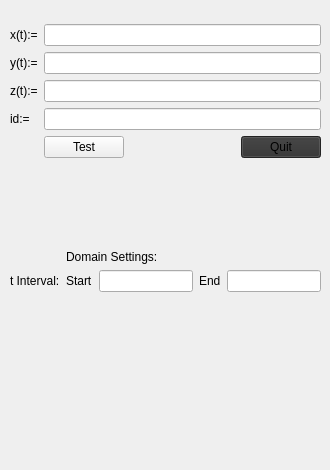
           <widget class="QWidget" name="CurveFunction">
            <attribute name="title">
             <string>Function</string>
            </attribute>
            <widget class="QWidget" name="layoutWidget_3">
             <property name="geometry">
              <rect>
               <x>10</x>
               <y>0</y>
               <width>311</width>
               <height>241</height>
              </rect>
             </property>
             <layout class="QGridLayout" name="gridFunctionLayout_2">
              <item row="2" column="0">
               <widget class="QLabel" name="labelCurvey">
                <property name="text">
                 <string>y(t):=</string>
                </property>
               </widget>
              </item>
              <item row="1" column="1">
               <widget class="QLineEdit" name="curvex">
                <property name="sizePolicy">
                 <sizepolicy hsizetype="Expanding" vsizetype="Fixed">
                  <horstretch>0</horstretch>
                  <verstretch>0</verstretch>
                 </sizepolicy>
                </property>
               </widget>
              </item>
              <item row="5" column="1">
               <layout class="QHBoxLayout" name="horizontalLayout_9">
                <item>
                 <widget class="QPushButton" name="btnFillCurveInput">
                  <property name="sizePolicy">
                   <sizepolicy hsizetype="Fixed" vsizetype="Fixed">
                    <horstretch>0</horstretch>
                    <verstretch>0</verstretch>
                   </sizepolicy>
                  </property>
                  <property name="text">
                   <string>Test</string>
                  </property>
                 </widget>
                </item>
                <item>
                 <spacer name="horizontalSpacer_3">
                  <property name="orientation">
                   <enum>Qt::Horizontal</enum>
                  </property>
                  <property name="sizeHint" stdset="0">
                   <size>
                    <width>40</width>
                    <height>20</height>
                   </size>
                  </property>
                 </spacer>
                </item>
                <item>
                 <widget class="QPushButton" name="btnQuit3">
                  <property name="palette">
                   <palette>
                    <active>
                     <colorrole role="WindowText">
                      <brush brushstyle="SolidPattern">
                       <color alpha="255">
                        <red>0</red>
                        <green>0</green>
                        <blue>0</blue>
                       </color>
                      </brush>
                     </colorrole>
                     <colorrole role="Button">
                      <brush brushstyle="SolidPattern">
                       <color alpha="255">
                        <red>179</red>
                        <green>15</green>
                        <blue>39</blue>
                       </color>
                      </brush>
                     </colorrole>
                     <colorrole role="Light">
                      <brush brushstyle="SolidPattern">
                       <color alpha="255">
                        <red>255</red>
                        <green>34</green>
                        <blue>66</blue>
                       </color>
                      </brush>
                     </colorrole>
                     <colorrole role="Midlight">
                      <brush brushstyle="SolidPattern">
                       <color alpha="255">
                        <red>217</red>
                        <green>24</green>
                        <blue>52</blue>
                       </color>
                      </brush>
                     </colorrole>
                     <colorrole role="Dark">
                      <brush brushstyle="SolidPattern">
                       <color alpha="255">
                        <red>89</red>
                        <green>7</green>
                        <blue>19</blue>
                       </color>
                      </brush>
                     </colorrole>
                     <colorrole role="Mid">
                      <brush brushstyle="SolidPattern">
                       <color alpha="255">
                        <red>119</red>
                        <green>10</green>
                        <blue>26</blue>
                       </color>
                      </brush>
                     </colorrole>
                     <colorrole role="Text">
                      <brush brushstyle="SolidPattern">
                       <color alpha="255">
                        <red>0</red>
                        <green>0</green>
                        <blue>0</blue>
                       </color>
                      </brush>
                     </colorrole>
                     <colorrole role="BrightText">
                      <brush brushstyle="SolidPattern">
                       <color alpha="255">
                        <red>255</red>
                        <green>255</green>
                        <blue>255</blue>
                       </color>
                      </brush>
                     </colorrole>
                     <colorrole role="ButtonText">
                      <brush brushstyle="SolidPattern">
                       <color alpha="255">
                        <red>0</red>
                        <green>0</green>
                        <blue>0</blue>
                       </color>
                      </brush>
                     </colorrole>
                     <colorrole role="Base">
                      <brush brushstyle="SolidPattern">
                       <color alpha="255">
                        <red>255</red>
                        <green>255</green>
                        <blue>255</blue>
                       </color>
                      </brush>
                     </colorrole>
                     <colorrole role="Window">
                      <brush brushstyle="SolidPattern">
                       <color alpha="255">
                        <red>179</red>
                        <green>15</green>
                        <blue>39</blue>
                       </color>
                      </brush>
                     </colorrole>
                     <colorrole role="Shadow">
                      <brush brushstyle="SolidPattern">
                       <color alpha="255">
                        <red>0</red>
                        <green>0</green>
                        <blue>0</blue>
                       </color>
                      </brush>
                     </colorrole>
                     <colorrole role="AlternateBase">
                      <brush brushstyle="SolidPattern">
                       <color alpha="255">
                        <red>217</red>
                        <green>135</green>
                        <blue>147</blue>
                       </color>
                      </brush>
                     </colorrole>
                     <colorrole role="ToolTipBase">
                      <brush brushstyle="SolidPattern">
                       <color alpha="255">
                        <red>255</red>
                        <green>255</green>
                        <blue>220</blue>
                       </color>
                      </brush>
                     </colorrole>
                     <colorrole role="ToolTipText">
                      <brush brushstyle="SolidPattern">
                       <color alpha="255">
                        <red>0</red>
                        <green>0</green>
                        <blue>0</blue>
                       </color>
                      </brush>
                     </colorrole>
                    </active>
                    <inactive>
                     <colorrole role="WindowText">
                      <brush brushstyle="SolidPattern">
                       <color alpha="216">
                        <red>255</red>
                        <green>255</green>
                        <blue>255</blue>
                       </color>
                      </brush>
                     </colorrole>
                     <colorrole role="Button">
                      <brush brushstyle="SolidPattern">
                       <color alpha="255">
                        <red>50</red>
                        <green>50</green>
                        <blue>50</blue>
                       </color>
                      </brush>
                     </colorrole>
                     <colorrole role="Light">
                      <brush brushstyle="SolidPattern">
                       <color alpha="255">
                        <red>55</red>
                        <green>55</green>
                        <blue>55</blue>
                       </color>
                      </brush>
                     </colorrole>
                     <colorrole role="Midlight">
                      <brush brushstyle="SolidPattern">
                       <color alpha="255">
                        <red>52</red>
                        <green>52</green>
                        <blue>52</blue>
                       </color>
                      </brush>
                     </colorrole>
                     <colorrole role="Dark">
                      <brush brushstyle="SolidPattern">
                       <color alpha="255">
                        <red>191</red>
                        <green>191</green>
                        <blue>191</blue>
                       </color>
                      </brush>
                     </colorrole>
                     <colorrole role="Mid">
                      <brush brushstyle="SolidPattern">
                       <color alpha="255">
                        <red>36</red>
                        <green>36</green>
                        <blue>36</blue>
                       </color>
                      </brush>
                     </colorrole>
                     <colorrole role="Text">
                      <brush brushstyle="SolidPattern">
                       <color alpha="216">
                        <red>255</red>
                        <green>255</green>
                        <blue>255</blue>
                       </color>
                      </brush>
                     </colorrole>
                     <colorrole role="BrightText">
                      <brush brushstyle="SolidPattern">
                       <color alpha="255">
                        <red>55</red>
                        <green>55</green>
                        <blue>55</blue>
                       </color>
                      </brush>
                     </colorrole>
                     <colorrole role="ButtonText">
                      <brush brushstyle="SolidPattern">
                       <color alpha="255">
                        <red>0</red>
                        <green>0</green>
                        <blue>0</blue>
                       </color>
                      </brush>
                     </colorrole>
                     <colorrole role="Base">
                      <brush brushstyle="SolidPattern">
                       <color alpha="255">
                        <red>23</red>
                        <green>23</green>
                        <blue>23</blue>
                       </color>
                      </brush>
                     </colorrole>
                     <colorrole role="Window">
                      <brush brushstyle="SolidPattern">
                       <color alpha="255">
                        <red>50</red>
                        <green>50</green>
                        <blue>50</blue>
                       </color>
                      </brush>
                     </colorrole>
                     <colorrole role="Shadow">
                      <brush brushstyle="SolidPattern">
                       <color alpha="255">
                        <red>0</red>
                        <green>0</green>
                        <blue>0</blue>
                       </color>
                      </brush>
                     </colorrole>
                     <colorrole role="AlternateBase">
                      <brush brushstyle="SolidPattern">
                       <color alpha="255">
                        <red>152</red>
                        <green>152</green>
                        <blue>152</blue>
                       </color>
                      </brush>
                     </colorrole>
                     <colorrole role="ToolTipBase">
                      <brush brushstyle="SolidPattern">
                       <color alpha="63">
                        <red>255</red>
                        <green>255</green>
                        <blue>255</blue>
                       </color>
                      </brush>
                     </colorrole>
                     <colorrole role="ToolTipText">
                      <brush brushstyle="SolidPattern">
                       <color alpha="255">
                        <red>0</red>
                        <green>0</green>
                        <blue>0</blue>
                       </color>
                      </brush>
                     </colorrole>
                    </inactive>
                    <disabled>
                     <colorrole role="WindowText">
                      <brush brushstyle="SolidPattern">
                       <color alpha="255">
                        <red>89</red>
                        <green>7</green>
                        <blue>19</blue>
                       </color>
                      </brush>
                     </colorrole>
                     <colorrole role="Button">
                      <brush brushstyle="SolidPattern">
                       <color alpha="255">
                        <red>179</red>
                        <green>15</green>
                        <blue>39</blue>
                       </color>
                      </brush>
                     </colorrole>
                     <colorrole role="Light">
                      <brush brushstyle="SolidPattern">
                       <color alpha="255">
                        <red>255</red>
                        <green>34</green>
                        <blue>66</blue>
                       </color>
                      </brush>
                     </colorrole>
                     <colorrole role="Midlight">
                      <brush brushstyle="SolidPattern">
                       <color alpha="255">
                        <red>217</red>
                        <green>24</green>
                        <blue>52</blue>
                       </color>
                      </brush>
                     </colorrole>
                     <colorrole role="Dark">
                      <brush brushstyle="SolidPattern">
                       <color alpha="255">
                        <red>89</red>
                        <green>7</green>
                        <blue>19</blue>
                       </color>
                      </brush>
                     </colorrole>
                     <colorrole role="Mid">
                      <brush brushstyle="SolidPattern">
                       <color alpha="255">
                        <red>119</red>
                        <green>10</green>
                        <blue>26</blue>
                       </color>
                      </brush>
                     </colorrole>
                     <colorrole role="Text">
                      <brush brushstyle="SolidPattern">
                       <color alpha="255">
                        <red>89</red>
                        <green>7</green>
                        <blue>19</blue>
                       </color>
                      </brush>
                     </colorrole>
                     <colorrole role="BrightText">
                      <brush brushstyle="SolidPattern">
                       <color alpha="255">
                        <red>255</red>
                        <green>255</green>
                        <blue>255</blue>
                       </color>
                      </brush>
                     </colorrole>
                     <colorrole role="ButtonText">
                      <brush brushstyle="SolidPattern">
                       <color alpha="255">
                        <red>89</red>
                        <green>7</green>
                        <blue>19</blue>
                       </color>
                      </brush>
                     </colorrole>
                     <colorrole role="Base">
                      <brush brushstyle="SolidPattern">
                       <color alpha="255">
                        <red>179</red>
                        <green>15</green>
                        <blue>39</blue>
                       </color>
                      </brush>
                     </colorrole>
                     <colorrole role="Window">
                      <brush brushstyle="SolidPattern">
                       <color alpha="255">
                        <red>179</red>
                        <green>15</green>
                        <blue>39</blue>
                       </color>
                      </brush>
                     </colorrole>
                     <colorrole role="Shadow">
                      <brush brushstyle="SolidPattern">
                       <color alpha="255">
                        <red>0</red>
                        <green>0</green>
                        <blue>0</blue>
                       </color>
                      </brush>
                     </colorrole>
                     <colorrole role="AlternateBase">
                      <brush brushstyle="SolidPattern">
                       <color alpha="255">
                        <red>152</red>
                        <green>152</green>
                        <blue>152</blue>
                       </color>
                      </brush>
                     </colorrole>
                     <colorrole role="ToolTipBase">
                      <brush brushstyle="SolidPattern">
                       <color alpha="63">
                        <red>255</red>
                        <green>255</green>
                        <blue>255</blue>
                       </color>
                      </brush>
                     </colorrole>
                     <colorrole role="ToolTipText">
                      <brush brushstyle="SolidPattern">
                       <color alpha="255">
                        <red>0</red>
                        <green>0</green>
                        <blue>0</blue>
                       </color>
                      </brush>
                     </colorrole>
                    </disabled>
                   </palette>
                  </property>
                  <property name="text">
                   <string>Quit</string>
                  </property>
                 </widget>
                </item>
               </layout>
              </item>
              <item row="3" column="1">
               <widget class="QLineEdit" name="curvez"/>
              </item>
              <item row="3" column="0">
               <widget class="QLabel" name="labelCurvez">
                <property name="text">
                 <string>z(t):=</string>
                </property>
               </widget>
              </item>
              <item row="2" column="1">
               <widget class="QLineEdit" name="curvey"/>
              </item>
              <item row="0" column="1">
               <spacer name="verticalSpacer_7">
                <property name="orientation">
                 <enum>Qt::Vertical</enum>
                </property>
                <property name="sizeType">
                 <enum>QSizePolicy::Fixed</enum>
                </property>
                <property name="sizeHint" stdset="0">
                 <size>
                  <width>20</width>
                  <height>24</height>
                 </size>
                </property>
               </spacer>
              </item>
              <item row="4" column="0">
               <widget class="QLabel" name="labelCurveId">
                <property name="text">
                 <string>id:=</string>
                </property>
               </widget>
              </item>
              <item row="7" column="1">
               <spacer name="verticalSpacer_8">
                <property name="orientation">
                 <enum>Qt::Vertical</enum>
                </property>
                <property name="sizeHint" stdset="0">
                 <size>
                  <width>20</width>
                  <height>40</height>
                 </size>
                </property>
               </spacer>
              </item>
              <item row="1" column="0">
               <widget class="QLabel" name="labelCurvex">
                <property name="text">
                 <string>x(t):=</string>
                </property>
               </widget>
              </item>
              <item row="4" column="1">
               <widget class="QLineEdit" name="curveId"/>
              </item>
             </layout>
            </widget>
            <widget class="QWidget" name="gridLayoutWidget_2">
             <property name="geometry">
              <rect>
               <x>10</x>
               <y>250</y>
               <width>311</width>
               <height>211</height>
              </rect>
             </property>
             <layout class="QGridLayout" name="CurveDomainGrid">
              <item row="0" column="1">
               <widget class="QLabel" name="labelCurveDomain">
                <property name="text">
                 <string>Domain Settings:</string>
                </property>
               </widget>
              </item>
              <item row="1" column="0">
               <widget class="QLabel" name="labelIntervalt">
                <property name="text">
                 <string>t Interval:</string>
                </property>
               </widget>
              </item>
              <item row="1" column="1">
               <layout class="QGridLayout" name="CurveIntervalGridt">
                <item row="0" column="0">
                 <layout class="QHBoxLayout" name="CurveIntervalStart">
                  <item>
                   <widget class="QLabel" name="labelt0">
                    <property name="text">
                     <string>Start</string>
                    </property>
                   </widget>
                  </item>
                  <item>
                   <widget class="QLineEdit" name="t0"/>
                  </item>
                 </layout>
                </item>
                <item row="0" column="2">
                 <layout class="QHBoxLayout" name="CurveIntervalEnd">
                  <item>
                   <widget class="QLabel" name="labelt1">
                    <property name="text">
                     <string>End</string>
                    </property>
                   </widget>
                  </item>
                  <item>
                   <widget class="QLineEdit" name="t1"/>
                  </item>
                 </layout>
                </item>
               </layout>
              </item>
              <item row="2" column="1">
               <spacer name="CurveDomainSpacer">
                <property name="orientation">
                 <enum>Qt::Vertical</enum>
                </property>
                <property name="sizeHint" stdset="0">
                 <size>
                  <width>20</width>
                  <height>40</height>
                 </size>
                </property>
               </spacer>
              </item>
             </layout>
            </widget>
           </widget>
